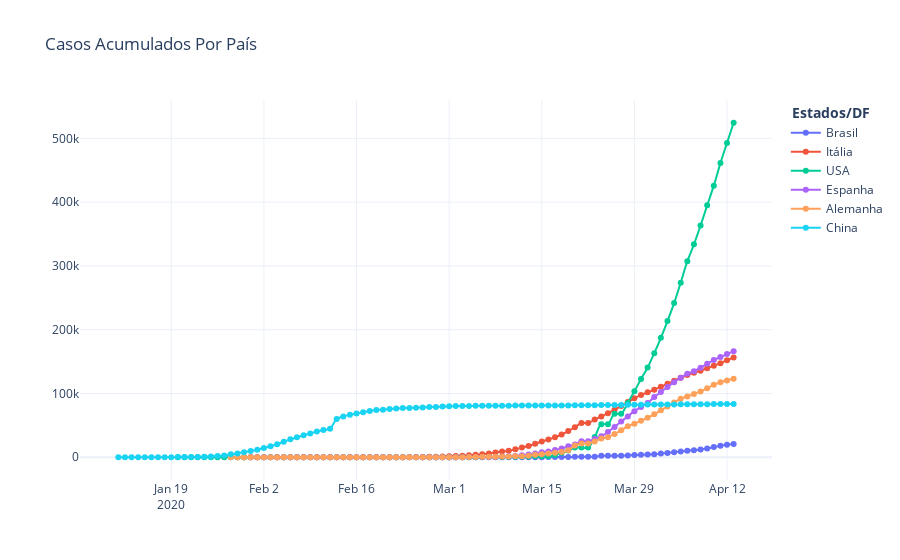

The cell this chart's notebook holds for it:
### Code cell
fig = go.Figure(
    [
        go.Scatter(x = brasil.data, y = brasil.confirmadosAcumulado, mode = 'markers+lines',text=brasil.confirmadosAcumulado, name="Brasil", line_shape='spline'),
        go.Scatter(x = italia.data, y = italia.confirmadosAcumulado, mode = 'markers+lines',text=italia.confirmadosAcumulado, name="Itália", line_shape='spline'),
        go.Scatter(x = us.data, y = us.confirmadosAcumulado, mode = 'markers+lines',text=us.confirmadosAcumulado, name="USA", line_shape='spline'),
        go.Scatter(x = es.data, y = es.confirmadosAcumulado, mode = 'markers+lines',text=es.confirmadosAcumulado, name="Espanha", line_shape='spline'),
        go.Scatter(x = alemanha.data, y = alemanha.confirmadosAcumulado, mode = 'markers+lines',text=alemanha.confirmadosAcumulado, name="Alemanha", line_shape='spline'),
        go.Scatter(x = china.data, y = china.confirmadosAcumulado, mode = 'markers+lines',text=china.confirmadosAcumulado, name="China", line_shape='spline'),
    ]
)

fig.update_layout(title='Casos Acumulados Por País',legend_title='<b> Estados/DF </b>',
                   
                   showlegend=True, template="plotly_white",direction='clockwise')

fig.show()
